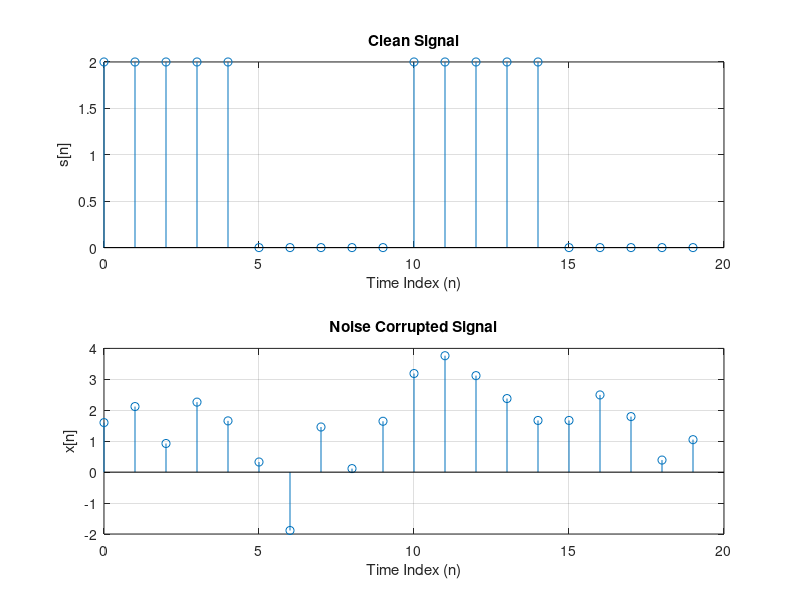
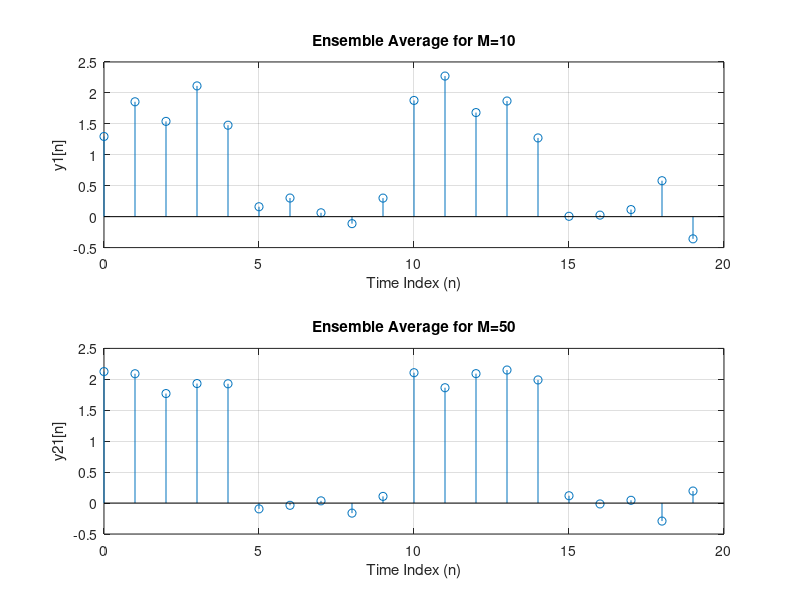

MATLAB code to generate these figures, in order:
% LAB 2 B
% Chirantan Ganguly (420)
% Amitrakshar Sanyal (422)
% ================================
len=20;
n=0:len-1;
%Clean and Noisy signal generation
F=1000;
fs=10000;
f=F/fs;
s=(1+square(2*pi*f*n));
w=-0.5+rand(1,len);
x=s+5*w;
figure(1)
subplot(2,1,1);
stem(n,s)
grid;
ylabel('s[n]');
xlabel('Time Index (n)');
title('Clean Signal');
subplot(2,1,2);
stem(n,x)
grid;
ylabel('x[n]');
xlabel('Time Index (n)');
title('Noise Corrupted Signal');
% ================================
%Ensemble Average Filter
y1=0;
y2=0;
M1=10;
M2=50;
for i=1:max(M1,M2);
    w2=5*(rand(1,len)-0.5);
    x=s+w2;
    if(i<M1)
        y1=y1+x;
    end
    y2=y2+x;
end
y1=y1/M1;
y2=y2/M2;
figure(2);
subplot(2,1,1);
stem(n,y1);
grid;
ylabel('y1[n]');
xlabel('Time Index (n)');
title('Ensemble Average for M=10');
subplot(2,1,2);
stem(n,y2);
grid;
ylabel('y21[n]');
xlabel('Time Index (n)');
title('Ensemble Average for M=50');
